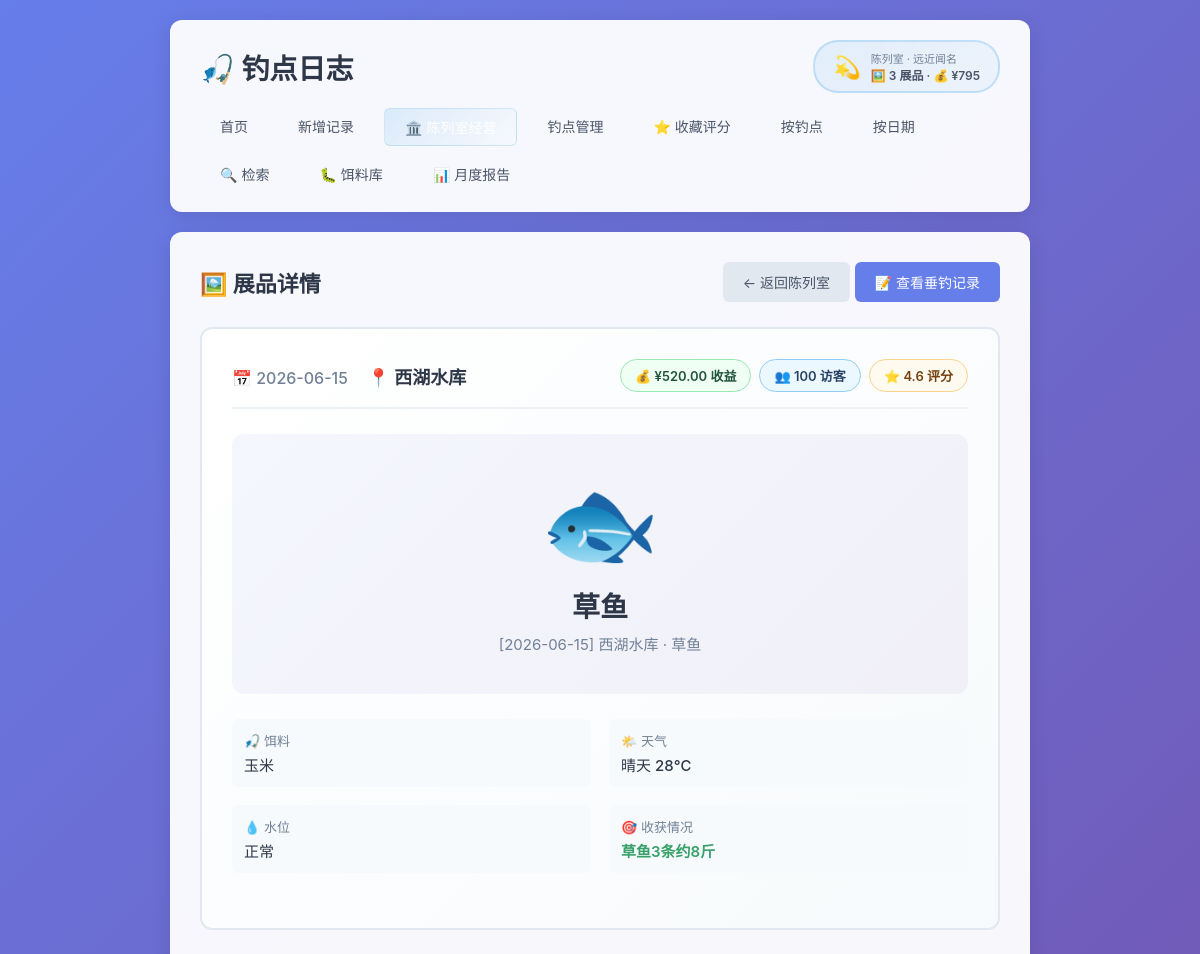
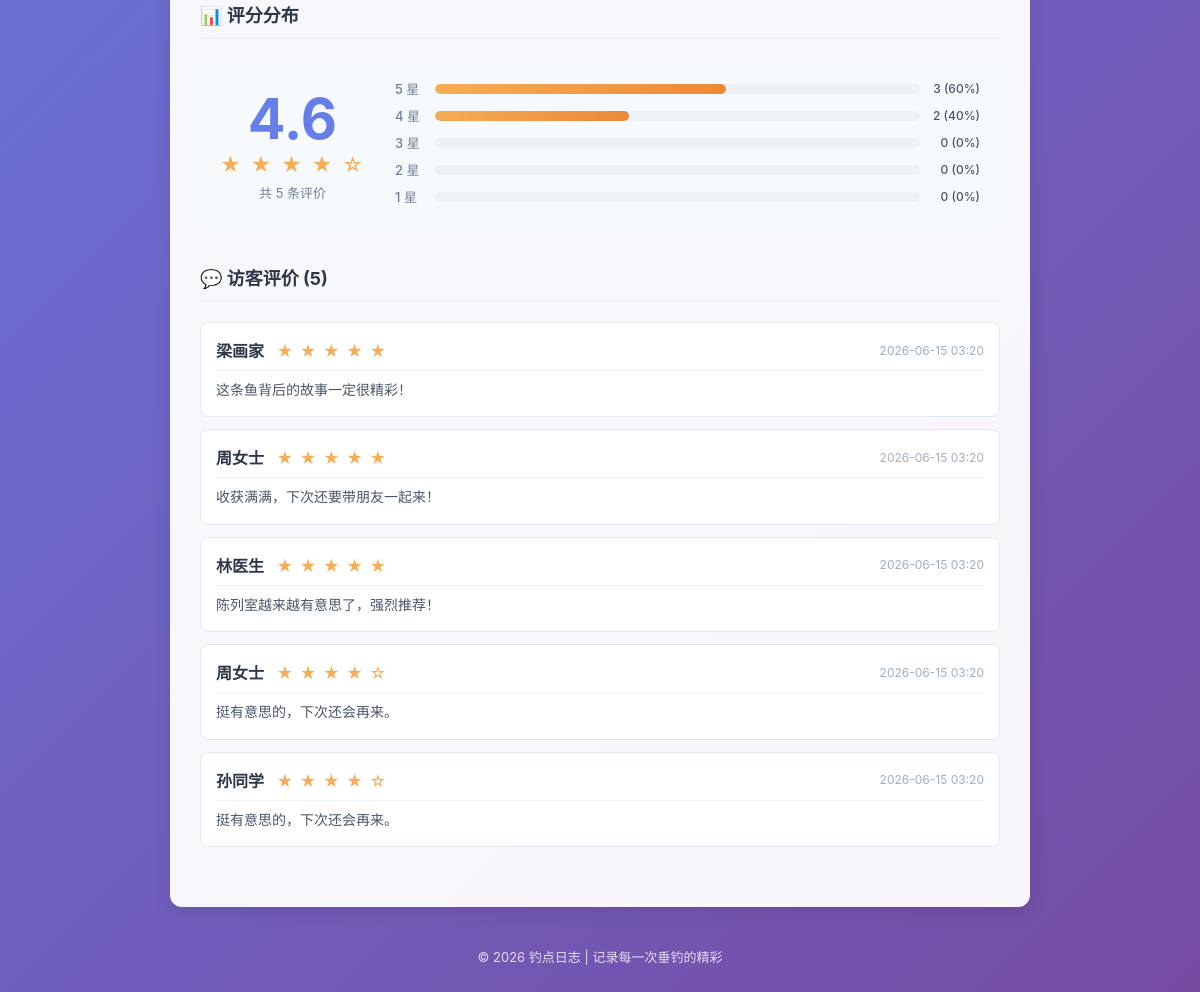
/gallery/exhibit/3, run on the app's committed database (2 pictures, top to bottom).
### tables this page shows
CREATE TABLE fishing_logs (
            id INTEGER PRIMARY KEY AUTOINCREMENT,
            spot TEXT NOT NULL,
            weather TEXT NOT NULL,
            water_level TEXT NOT NULL,
            bait TEXT NOT NULL,
            fish_species TEXT NOT NULL,
            harvest TEXT NOT NULL,
            next_strategy TEXT,
            created_at DATE NOT NULL
        , temperature TEXT, humidity TEXT, wind TEXT);

CREATE TABLE exhibits (
            id INTEGER PRIMARY KEY AUTOINCREMENT,
            log_id INTEGER NOT NULL,
            exhibit_name TEXT NOT NULL,
            revenue REAL NOT NULL DEFAULT 0,
            visitor_count INTEGER NOT NULL DEFAULT 0,
            created_at TIMESTAMP DEFAULT CURRENT_TIMESTAMP,
            FOREIGN KEY (log_id) REFERENCES fishing_logs(id) ON DELETE CASCADE
        );

CREATE TABLE visitor_reviews (
            id INTEGER PRIMARY KEY AUTOINCREMENT,
            exhibit_id INTEGER NOT NULL,
            rating INTEGER NOT NULL CHECK(rating >= 1 AND rating <= 5),
            comment TEXT,
            visitor_name TEXT,
            created_at TIMESTAMP DEFAULT CURRENT_TIMESTAMP,
            FOREIGN KEY (exhibit_id) REFERENCES exhibits(id) ON DELETE CASCADE
        );

### app.py (the view)
@app.route('/gallery/exhibit/<int:exhibit_id>')
def exhibit_detail(exhibit_id):
    conn = get_db()
    try:
        exhibit = conn.execute('''
            SELECT e.*, l.spot, l.fish_species, l.harvest, l.weather, l.bait,
                   l.water_level, l.next_strategy, l.created_at as log_date,
                   l.temperature, l.humidity, l.wind
            FROM exhibits e
            LEFT JOIN fishing_logs l ON e.log_id = l.id
            WHERE e.id = ?
        ''', (exhibit_id,)).fetchone()
        if not exhibit:
            flash('展品不存在！', 'error')
            return redirect(url_for('gallery'))
        reviews = conn.execute('''
            SELECT * FROM visitor_reviews
            WHERE exhibit_id = ?
            ORDER BY created_at DESC
        ''', (exhibit_id,)).fetchall()
        rating_stats = conn.execute('''
            SELECT rating, COUNT(*) as cnt
            FROM visitor_reviews
            WHERE exhibit_id = ?
            GROUP BY rating
            ORDER BY rating DESC
        ''', (exhibit_id,)).fetchall()
        rating_dist = {r['rating']: r['cnt'] for r in rating_stats}
        total_ratings = sum(rating_dist.values())
        avg_rating = round(sum(r * c for r, c in rating_dist.items()) / total_ratings, 1) if total_ratings > 0 else 0
        exhibit_dict = dict(exhibit)
        exhibit_dict['avg_rating'] = avg_rating
        exhibit_dict['total_reviews'] = total_ratings
        return render_template('exhibit_detail.html',
                               exhibit=exhibit_dict,
                               reviews=reviews,
                               rating_dist=rating_dist,
                               total_ratings=total_ratings)
    finally:
        conn.close()

### app.py (called while the page is built)
def get_db():
    conn = sqlite3.connect(DB_PATH)
    conn.row_factory = sqlite3.Row
    return conn

def get_reputation_level(total_score):
    for lv in REPUTATION_LEVELS:
        if lv['min_score'] <= total_score <= lv['max_score']:
            return lv
    return REPUTATION_LEVELS[-1]

@app.context_processor
def inject_gallery_summary():
    try:
        overview = get_gallery_overview()
        return {
            'gallery_reputation': overview['reputation'],
            'gallery_revenue': overview['total_revenue'],
            'gallery_exhibits': overview['total_exhibits'],
        }
    except Exception:
        return {
            'gallery_reputation': REPUTATION_LEVELS[0],
            'gallery_revenue': 0,
            'gallery_exhibits': 0,
        }

### templates/exhibit_detail.html (shortened to what this page needs)
{% extends 'base.html' %}
{% block content %}
<div class="page-header">
    <h2>🖼️ 展品详情</h2>
    <div>
        <a href="{{ url_for('gallery') }}" class="btn btn-secondary">← 返回陈列室</a>
        <a href="{{ url_for('log_detail', log_id=exhibit.log_id) }}" class="btn btn-primary">📝 查看垂钓记录</a>
    </div>
</div>
<div class="detail-card" style="border: 2px solid #e2e8f0; border-radius: 12px; padding: 30px; margin-bottom: 25px; background: linear-gradient(135deg, #fff 0%, #f7fafc 100%);">
    <div class="detail-header" style="flex-wrap: wrap; gap: 15px;">
        <div>
            <span class="detail-date">📅 {{ exhibit.log_date }}</span>
            <span class="detail-spot" style="margin-left: 15px;">📍 {{ exhibit.spot }}</span>
        </div>
        <div style="display: flex; gap: 8px; flex-wrap: wrap;">
            <span style="padding: 6px 14px; background: #f0fff4; color: #22543d; border-radius: 20px; font-size: 13px; font-weight: 600; border: 1px solid #9ae6b4;">💰 ¥{{ '%.2f'|format(exhibit.revenue) }} 收益</span>
            <span style="padding: 6px 14px; background: #ebf8ff; color: #2a4365; border-radius: 20px; font-size: 13px; font-weight: 600; border: 1px solid #90cdf4;">👥 {{ exhibit.visitor_count }} 访客</span>
            <span style="padding: 6px 14px; background: #fffaf0; color: #744210; border-radius: 20px; font-size: 13px; font-weight: 600; border: 1px solid #fbd38d;">⭐ {{ exhibit.avg_rating }} 评分</span>
        </div>
    </div>
    <div style="text-align: center; padding: 40px 20px; margin: 25px 0; background: linear-gradient(135deg, #667eea10 0%, #764ba210 100%); border-radius: 12px;">
        <div style="font-size: 96px; line-height: 1; margin-bottom: 15px;">🐟</div>
        <div style="font-size: 28px; font-weight: 700; color: #2d3748; margin-bottom: 8px;">{{ exhibit.fish_species }}</div>
        <div style="font-size: 15px; color: #718096;">{{ exhibit.exhibit_name }}</div>
    </div>
    <div class="detail-grid">
        <div class="detail-item">
            <span class="detail-label">🎣 饵料</span>
            <span class="detail-value">{{ exhibit.bait }}</span>
        </div>
        <div class="detail-item">
            <span class="detail-label">🌤️ 天气</span>
            <span class="detail-value">{{ exhibit.weather }}{% if exhibit.temperature %} · {{ exhibit.temperature }}{% endif %}</span>
        </div>
        <div class="detail-item">
            <span class="detail-label">💧 水位</span>
            <span class="detail-value">{{ exhibit.water_level }}</span>
        </div>
        <div class="detail-item">
            <span class="detail-label">🎯 收获情况</span>
            <span class="detail-value" style="color: #38a169; font-weight: 600;">{{ exhibit.harvest }}</span>
        </div>
    </div>
</div>
<div class="report-section">
    <h3>📊 评分分布</h3>
    <div style="display: flex; gap: 30px; align-items: center; flex-wrap: wrap; padding: 20px; background: #f7fafc; border-radius: 12px; margin-bottom: 20px;">
        <div style="text-align: center; min-width: 140px;">
            <div style="font-size: 56px; font-weight: 700; color: #667eea; line-height: 1;">{{ exhibit.avg_rating }}</div>
            <div style="color: #f6ad55; font-size: 20px; letter-spacing: 2px; margin-top: 6px;">
                {% set full_stars = exhibit.avg_rating|int %}
                {% set half_star = (exhibit.avg_rating - full_stars) >= 0.5 %}
                {% for i in range(5) %}
                    {% if i < full_stars %}★
                    {% elif i == full_stars and half_star %}☆
                    {% else %}☆{% endif %}
                {% endfor %}
            </div>
            <div style="font-size: 13px; color: #718096; margin-top: 6px;">共 {{ total_ratings }} 条评价</div>
        </div>
        <div style="flex: 1; min-width: 250px;">
            {% for r in range(5, 0, -1) %}
            {% set count = rating_dist.get(r, 0) %}
            {% set pct = (count / total_ratings * 100) if total_ratings > 0 else 0 %}
            <div style="display: flex; align-items: center; gap: 10px; margin-bottom: 8px;">
                <span style="width: 30px; font-size: 13px; color: #718096; font-weight: 500;">{{ r }} 星</span>
                <div style="flex: 1; height: 10px; background: #edf2f7; border-radius: 5px; overflow: hidden;">
                    <div style="height: 100%; width: {{ pct }}%; background: linear-gradient(90deg, #f6ad55, #ed8936); border-radius: 5px; transition: width 0.5s ease;"></div>
                </div>
                <span style="width: 50px; text-align: right; font-size: 12px; color: #4a5568; font-weight: 500;">{{ count }} ({{ '%.0f'|format(pct) }}%)</span>
            </div>
            {% endfor %}
        </div>
    </div>
</div>
<div class="report-section">
    <h3>💬 访客评价 ({{ reviews|length }})</h3>
    {% if reviews %}
    <div class="ratings-list">
        {% for review in reviews %}
        <div class="rating-card">
            <div class="rating-card-header">
                <div>
                    <strong style="color: #2d3748;">{{ review.visitor_name or '匿名访客' }}</strong>
                    <span class="rating-card-stars" style="margin-left: 8px;">
                        {% for i in range(5) %}
                            {% if i < review.rating %}★{% else %}☆{% endif %}
                        {% endfor %}
                    </span>
                </div>
                <span class="rating-card-date">{{ review.created_at[:16] if review.created_at else '' }}</span>
            </div>
            <div class="rating-card-comment">{{ review.comment }}</div>
        </div>
        {% endfor %}
    </div>
    {% else %}
    <div class="empty-state"><p>暂无访客评价</p></div>
    {% endif %}
</div>
{% endblock %}

### static/style.css (style rules this page uses)
* { margin: 0; padding: 0; box-sizing: border-box; }
body { font-family: -apple-system, BlinkMacSystemFont, 'Segoe UI', 'PingFang SC', 'Microsoft YaHei', sans-serif; background: linear-gradient(135deg, #667eea 0%, #764ba2 100%); min-height: 100vh; color: #333; }
.page-header { display: flex; justify-content: space-between; align-items: center; margin-bottom: 25px; flex-wrap: wrap; gap: 15px; }
.page-header h2 { color: #2d3748; font-size: 22px; }
.btn { display: inline-block; padding: 10px 20px; border: none; border-radius: 6px; text-decoration: none; font-size: 14px; cursor: pointer; transition: all 0.2s ease; font-family: inherit; }
.btn-primary { background: #667eea; color: white; }
.btn-secondary { background: #e2e8f0; color: #4a5568; }
.detail-card { border: 1px solid #e2e8f0; border-radius: 8px; padding: 25px; }
.detail-header { display: flex; justify-content: space-between; align-items: center; margin-bottom: 25px; padding-bottom: 15px; border-bottom: 2px solid #edf2f7; }
.detail-date { font-size: 16px; color: #718096; font-weight: 500; }
.detail-spot { font-size: 18px; font-weight: 600; color: #2d3748; }
.detail-grid { display: grid; grid-template-columns: 1fr 1fr; gap: 18px; margin-bottom: 25px; }
.detail-item { display: flex; flex-direction: column; padding: 12px; background: #f7fafc; border-radius: 6px; }
.detail-label { font-size: 13px; color: #718096; margin-bottom: 4px; }
.detail-value { font-size: 15px; font-weight: 500; color: #2d3748; }
.ratings-list { display: flex; flex-direction: column; gap: 12px; }
.rating-card { padding: 15px; border: 1px solid #e2e8f0; border-radius: 8px; background: #fff; }
.rating-card-header { display: flex; justify-content: space-between; align-items: center; margin-bottom: 8px; }
.rating-card-stars { color: #f6ad55; font-size: 16px; letter-spacing: 1px; }
.rating-card-date { font-size: 12px; color: #a0aec0; }
.rating-card-comment { font-size: 14px; color: #4a5568; line-height: 1.6; padding-top: 8px; border-top: 1px solid #edf2f7; }
.report-section { margin-bottom: 30px; }
.report-section h3 { font-size: 18px; color: #2d3748; margin-bottom: 20px; padding-bottom: 10px; border-bottom: 2px solid #edf2f7; }

### data on the page
fishing_logs: log_date "2026-06-15", spot "西湖水库", fish_species "草鱼", bait "玉米", weather "晴天 28℃", water_level "正常", harvest "草鱼3条约8斤"
exhibits: revenue "520.00", visitor_count "100", exhibit_name "[2026-06-15] 西湖水库 · 草鱼"
visitor_reviews: visitor_name "梁画家", rating 5 (drawn), created_at "2026-06-15 03:20", comment "这条鱼背后的故事一定很精彩！"
visitor_reviews: visitor_name "周女士", rating 5 (drawn), created_at "2026-06-15 03:20", comment "收获满满，下次还要带朋友一起来！"
visitor_reviews: visitor_name "林医生", rating 5 (drawn), created_at "2026-06-15 03:20", comment "陈列室越来越有意思了，强烈推荐！"
visitor_reviews: visitor_name "周女士", rating 4 (drawn), created_at "2026-06-15 03:20", comment "挺有意思的，下次还会再来。"
visitor_reviews: visitor_name "孙同学", rating 4 (drawn), created_at "2026-06-15 03:20", comment "挺有意思的，下次还会再来。"

### other printed values
{{ gallery_reputation.icon }} "💫"
{{ gallery_reputation.name }} "远近闻名"
{{ gallery_exhibits }} "3"
{{ '%.0f'|format(gallery_revenue) }} "795"
{{ exhibit.avg_rating }} "4.6"
{{ total_ratings }} "5"
{{ r }} "5" "4" "3" "2" "1"
{{ count }} "3" "2" "0" "0" "0"
{{ '%.0f'|format(pct) }} "60" "40" "0" "0" "0"
{{ reviews|length }} "5"
